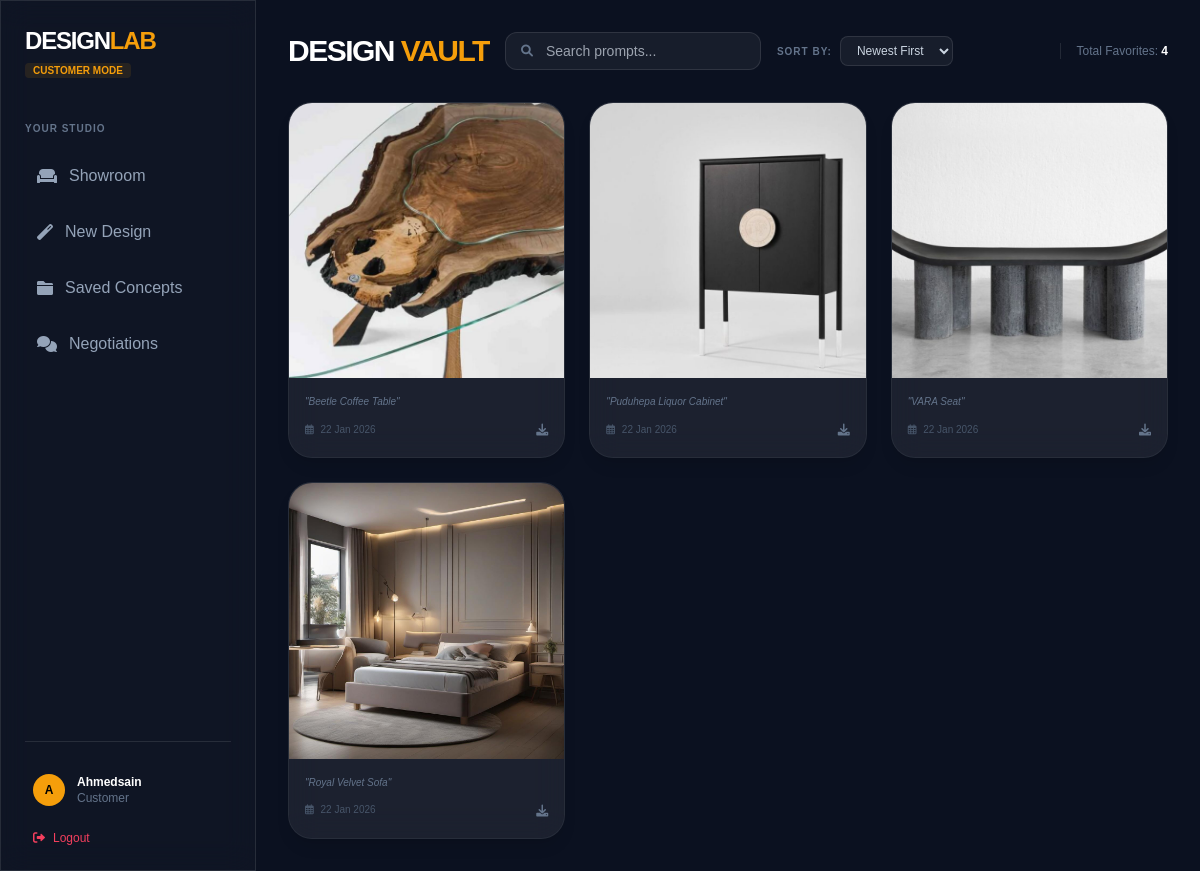
Page /studio/vault/ (signed in) on the committed database.
### studio/models.py (models this page shows, shortened)
class User(AbstractUser):
    is_artisan = models.BooleanField(default=False)
    phone_number = models.CharField(max_length=15, blank=True, null=True)

class DesignConcept(models.Model):
    user = models.ForeignKey(settings.AUTH_USER_MODEL, on_delete=models.CASCADE)
    prompt = models.TextField()
    image = models.ImageField(upload_to='designs/')
    created_at = models.DateTimeField(auto_now_add=True)

### studio/views.py (the view)
# urls.py: path('studio/vault/', saved_concepts, name='saved_concepts'),
@customer_required
def saved_concepts(request):
    sort_by = request.GET.get('sort', 'newest')
    query = request.GET.get('q', '')
    concepts = DesignConcept.objects.filter(user=request.user)
    if query:
        concepts = concepts.filter(prompt__icontains=query)
    concepts = concepts.order_by('created_at' if sort_by == 'oldest' else '-created_at')
    return render(request, 'studio/saved_concepts.html', {
        'concepts': concepts,
        'current_sort': sort_by,
        'query': query
    })

### studio/templates/studio/saved_concepts.html (shortened to what this page needs)
{% extends 'studio/base.html' %}
{% block content %}
<div class="p-8">
    <div class="flex flex-col md:flex-row md:items-center justify-between gap-4 mb-8">
        <div class="flex flex-wrap items-center gap-4">
            <h1 class="text-3xl font-black uppercase tracking-tighter text-white">
                Design <span class="text-amber-500">Vault</span>
            </h1>
            <form method="GET" class="relative group flex items-center">
                <div class="relative">
                    <i class="fas fa-search absolute left-4 top-1/2 -translate-y-1/2 text-slate-500 text-xs group-focus-within:text-amber-500 transition-colors"></i>
                    <input type="text" name="q" value="{{ query }}" placeholder="Search prompts..."
                        class="bg-white/5 border border-white/10 rounded-xl pl-10 pr-10 py-2 text-sm text-slate-300 outline-none focus:border-amber-500 w-64 transition">
                </div>
            </form>
            <form method="GET" class="flex items-center gap-2">
                <label class="text-[10px] font-bold text-slate-500 uppercase tracking-widest">Sort By:</label>
                <select name="sort" onchange="this.form.submit()"
                    class="bg-white/5 border border-white/10 rounded-lg px-3 py-1.5 text-xs text-slate-300 outline-none focus:border-amber-500 transition cursor-pointer">
                    <option value="newest" {% if current_sort == 'newest' %}selected{% endif %}>Newest First</option>
                </select>
            </form>
        </div>
        <div class="text-right text-slate-500 text-xs md:pl-4 md:border-l md:border-white/10">
            Total Favorites: <span class="text-white font-bold">{{ concepts.count }}</span>
        </div>
    </div>
    <div class="grid grid-cols-1 sm:grid-cols-2 lg:grid-cols-3 xl:grid-cols-4 gap-6">
        {% for concept in concepts %}
        <div class="glass-panel rounded-3xl overflow-hidden border border-white/10 group transition-all hover:border-amber-500/50 shadow-lg">
            <div class="aspect-square relative overflow-hidden">
            </div>
            <div class="p-4 bg-white/5">
                <p class="text-[10px] text-slate-500 italic truncate mb-2">"{{ concept.prompt }}"</p>
                <div class="flex justify-between items-center">
                    <span class="text-[10px] text-slate-600 font-medium">
                        <i class="far fa-calendar-alt mr-1"></i> {{ concept.created_at|date:"d M Y" }}
                    </span>
                    <a href="{{ concept.image.url }}" download class="text-slate-500 hover:text-white transition transform hover:scale-110">
                        <i class="fas fa-download text-xs"></i>
                    </a>
                </div>
            </div>
        </div>
        {% endfor %}
    </div>
</div>
{% endblock %}

### studio/templates/studio/base.html (shortened to what this page needs)
<!DOCTYPE html>
<html lang="en">
<head>
    <script src="https://cdn.tailwindcss.com"></script>
    <link href="https://cdnjs.cloudflare.com/ajax/libs/font-awesome/6.0.0/css/all.min.css" rel="stylesheet">
</head>
<body class="min-h-screen flex">
    <aside class="w-64 border-r border-white/10 p-6 flex flex-col glass-panel sticky top-0 h-screen">
        <div class="mb-10">
            <h1 class="text-2xl font-black uppercase tracking-tighter">Design<span class="text-amber-500">Lab</span>
            </h1>
            <span class="text-[10px] bg-amber-500/10 text-amber-500 px-2 py-0.5 rounded font-bold">CUSTOMER MODE</span>
        </div>
        <nav class="flex-1 space-y-2">
            <p class="text-[10px] font-bold text-slate-500 uppercase tracking-widest mb-4">Your Studio</p>
            <a href="{% url 'public_showroom' %}"
                class="sidebar-link flex items-center gap-3 p-3 rounded-xl transition {% if request.resolver_match.url_name == 'public_showroom' %}bg-amber-500/10 text-amber-500 font-bold{% else %}text-slate-400{% endif %}">
                <i class="fas fa-couch"></i> Showroom
            </a>
            <a href="{% url 'customer_dashboard' %}"
                class="sidebar-link flex items-center gap-3 p-3 rounded-xl transition text-slate-400">
                <i class="fas fa-magic"></i> New Design
            </a>
            <a href="{% url 'saved_concepts' %}"
                class="sidebar-link flex items-center gap-3 p-3 rounded-xl transition text-slate-400">
                <i class="fas fa-folder"></i> Saved Concepts
            </a>
            <a href="{% url 'negotiation_page' %}"
                class="sidebar-link flex items-center gap-3 p-3 rounded-xl transition text-slate-400">
                <i class="fas fa-comments"></i> Negotiations
            </a>
        </nav>
        <div class="mt-auto pt-6 border-t border-white/10">
            <div class="flex items-center gap-3 mb-4 p-2">
                <div
                    class="w-8 h-8 rounded-full bg-amber-500 flex items-center justify-center text-black font-bold text-xs">
                    {{ user.username|slice:":1"|upper }}
                </div>
                <div class="text-xs">
                    <p class="font-bold text-white">{{ user.username }}</p>
                    <p class="text-slate-500">Customer</p>
                </div>
            </div>
            <a href="{% url 'logout' %}" class="text-xs text-rose-500 hover:text-rose-400 flex items-center gap-2 px-2">
                <i class="fas fa-sign-out-alt"></i> Logout
            </a>
        </div>
    </aside>
    <main class="flex-1 overflow-y-auto bg-[#0b1120]">
        {% block content %}
        {% endblock %}
    </main>
</body>
</html>

### studio/templates/studio/base.html (style rules this page uses)
body { background-color: #0b1120; font-family: 'Plus Jakarta Sans', sans-serif; color: white; }
.glass-panel { background: rgba(255, 255, 255, 0.02); backdrop-filter: blur(15px); border: 1px solid rgba(255, 255, 255, 0.05); }

### rows in the picture
User: username "A", username "Ahmedsain"
DesignConcept: prompt "Beetle Coffee Table", created_at "22 Jan 2026"
DesignConcept: prompt "Puduhepa Liquor Cabinet", created_at "22 Jan 2026"
DesignConcept: prompt "VARA Seat", created_at "22 Jan 2026"
DesignConcept: prompt "Royal Velvet Sofa", created_at "22 Jan 2026"

### other values in the picture
{{ concepts.count }} "4"
